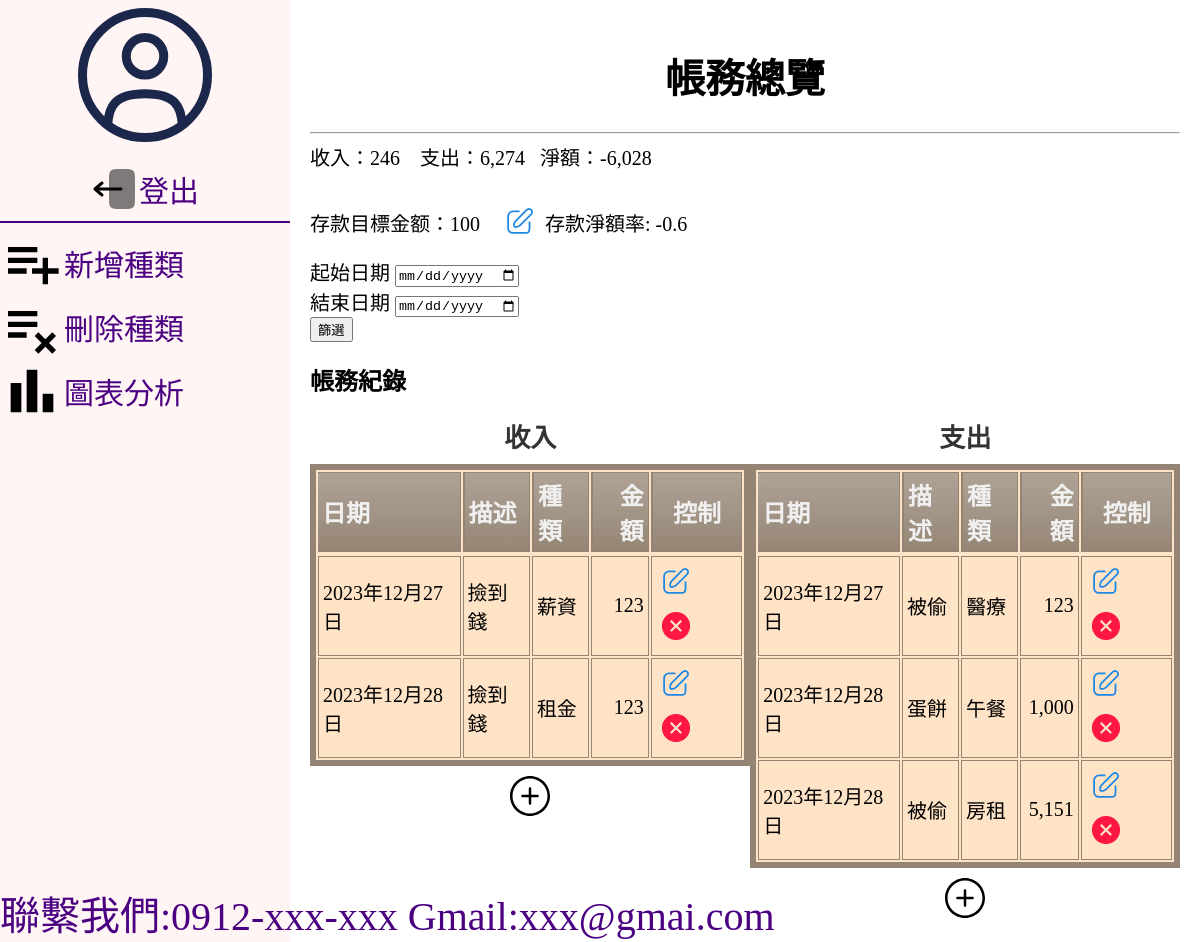
The page /index/ (signed in) on the database as committed earlier.
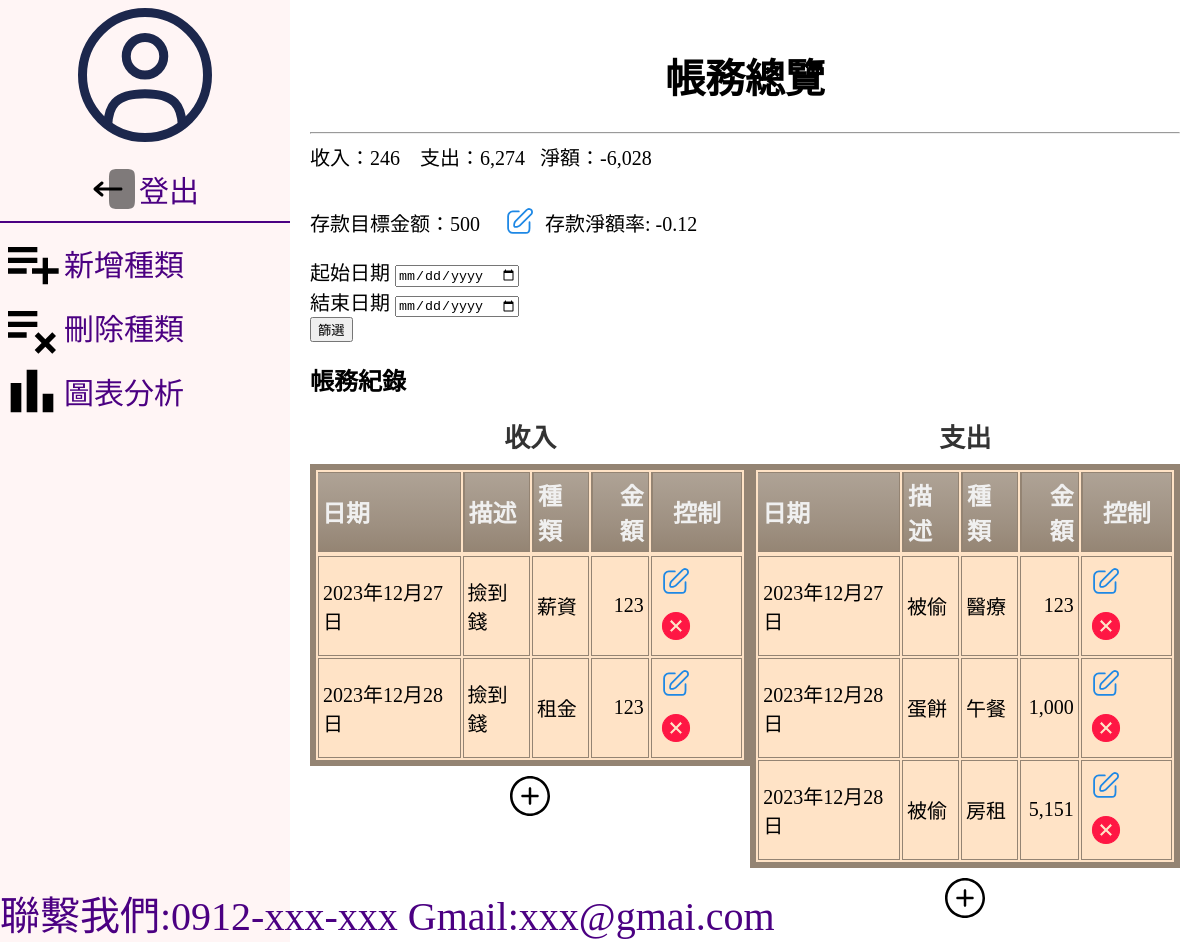
The same page on the database as committed later.
### projectapp/models.py (models this page shows, shortened)
class DepositGoal(models.Model):
    user = models.ForeignKey(User, on_delete=models.CASCADE)
    goal_amount = models.IntegerField()

### projectapp/views.py (the view)
# urls.py: path('index/',views.recordall_and_cashflow,name='index'),
@login_required
def recordall_and_cashflow(request):
    deposit_goal = DepositGoal.objects.filter(user=request.user).first()
    corrent_user=request.user
    recordAllE=Record_E1.objects.filter(user=corrent_user).order_by('date')
    recordAllR=Record_R1.objects.filter(user=corrent_user).order_by('date')
    income_list=[record.cash for record in recordAllR]
    outcome_list=[record.cash for record in recordAllE]
    income=sum(income_list) if len(income_list)!=0 else 0
    outcome=sum(outcome_list) if len(outcome_list)!=0 else 0
    net = income -outcome
    form = DateFilterForm(request.GET or None)
    dataE=None
    if form.is_valid():
        start_date = form.cleaned_data['start_date']
        end_date = form.cleaned_data['end_date']
        if start_date and end_date:
            dataE = recordAllE.filter(date__range=(start_date, end_date))
        elif start_date:
            dataE = recordAllE.filter(date__gte=start_date) # gte:大於等於
        elif end_date:
            dataE = recordAllE.filter(date__lte=end_date) # lte:小於等於
    else:
        dataE = recordAllE
    if deposit_goal:
        goal_amount = deposit_goal.goal_amount
        if goal_amount == 0:
            goal_percent = 0
        else:
            goal_percent = net / (goal_amount * 100)
            goal_percent = round(goal_percent, 2)
    else:
        goal_amount = 0
        goal_percent = 0
    return render(request,'index.html',locals())

### projectapp/forms.py
class DateFilterForm(forms.Form):
    start_date = forms.DateField(label='起始日期', required=False,widget=forms.DateInput(attrs={'type': 'date'}))
    end_date = forms.DateField(label='結束日期', required=False,widget=forms.DateInput(attrs={'type': 'date'}) )
    def __init__(self, *args, **kwargs):
        super(DateFilterForm, self).__init__(*args, **kwargs)
        self.helper = FormHelper()
        self.helper.form_method = 'GET'  # 使用 GET 方法提交表单
        self.helper.add_input(Submit('submit', '筛选'))

### templates/index.html (shortened to what the changed rows need)
<!DOCTYPE html>
<html lang="en">
<head>
  <link rel="stylesheet" href="/static/css/index.css">
  {% load crispy_forms_tags %}
</head>
<body>
  <div class="container">
    <div class="right-text">
      <h1 style="font-size: 40px;text-align: center;">帳務總覽</h1>
      <div class="incomeEP">
        收入：<span class="thousand-separator">{{ income }}</span> &nbsp;&nbsp;
        支出：<span class="thousand-separator">{{ outcome }} </span>&nbsp;&nbsp;
        淨額：<span class="thousand-separator">{{ net }}</span>
        {% if deposit_goal %}
        <p>存款目標金额：<span class="thousand-separator">{{ deposit_goal.goal_amount }}</span> &nbsp;&nbsp;
          <a href="{% url 'set_deposit_goal' %}"><img src="/static/img/edit.svg" alt=""
              style="transform: translateY(10px);"></a>
          存款淨額率: {{ goal_percent }}
          {% else %}
        <p>存款目標金额：<span class="thousand-separator">0</span>
          <a href="{% url 'set_deposit_goal' %}"><img src="/static/img/plus-circle-svgrepo-com copy.svg" alt=""
              style="transform: translateY(4px);"></a>
          {% endif %}
          <form action="." method="get">
            {{ form|crispy }}
            <button type="submit" class="button-change">篩選</button>
          </form>
      </div>
      <h2>帳務紀錄</h2>
      <div class="table-all">
        <div>
          <table class="cinereousTable">
            <caption>收入</caption>
            <thead>
              <tr>
                <th>日期</th>
                <th>描述</th>
                <th>種類</th>
                <th style="text-align: right;">金額</th>
                <th style="text-align: center;">控制</th>
              </tr>
            </thead>
          </table>
        </div>
        <div>
          <table class="cinereousTable">
            <caption>支出</caption>
            <thead>
              <th>日期</th>
              <th>描述</th>
              <th>種類</th>
              <th style="text-align: right;">金額</th>
              <th style="text-align: center;">控制</th>
              {% for record in dataE %}
            </thead>
            {% endfor %}
          </table>
        </div>
      </div>
    </div>
  </div>
</body>
</html>

Rows that differ between the two databases and show on the page:
changed DepositGoal: goal_amount "100" → "500"
Other text that changed with them:
{{ goal_percent }}: "-0.6" → "-0.12"
